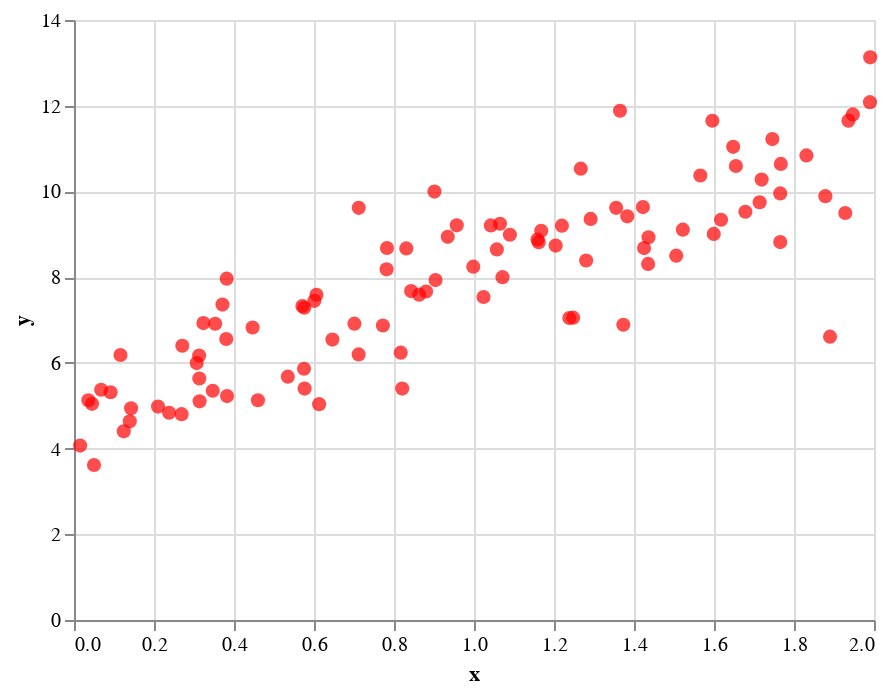

The notebook cell this image was saved under:
### Markdown cell above
The chart below shows the generated dataset.

### Code cell
origin_chart = make_point_plot(X,y)

#show the chart
origin_chart

### Figure 1 — Vega-Lite specification as saved in the notebook (floating-point values rounded to 4 significant figures)
{"config": {"view": {"continuousWidth": 400, "continuousHeight": 300}}, "data": {"name": "data-13c2892f2906ceb3885f6de89a3b3e60"}, "mark": {"type": "point", "color": "red", "filled": true, "size": 50}, "encoding": {"x": {"type": "quantitative", "field": "x"}, "y": {"type": "quantitative", "field": "y"}}, "$schema": "https://vega.github.io/schema/vega-lite/v4.0.2.json", "datasets": {"data-13c2892f2906ceb3885f6de89a3b3e60": [{"x": 1.22, "y": 9.201}, {"x": 1.09, "y": 8.988}, {"x": 1.648, "y": 11.04}, {"x": 0.8308, "y": 8.67}, {"x": 1.248, "y": 7.055}, {"x": 1.878, "y": 9.89}, {"x": 0.3067, "y": 5.994}, {"x": 0.7117, "y": 6.197}, {"x": 0.5757, "y": 7.287}, {"x": 1.435, "y": 8.309}, {"x": 1.767, "y": 10.64}, {"x": 0.7118, "y": 9.617}, {"x": 0.1244, "y": 4.402}, {"x": 0.9982, "y": 8.244}, {"x": 1.714, "y": 9.747}, {"x": 1.89, "y": 6.611}, {"x": 1.422, "y": 9.635}, {"x": 0.3235, "y": 6.928}, {"x": 1.766, "y": 9.954}, {"x": 0.8206, "y": 5.4}, {"x": 0.269, "y": 4.803}, {"x": 0.7722, "y": 6.873}, {"x": 1.425, "y": 8.679}, {"x": 0.3128, "y": 6.17}, {"x": 0.2708, "y": 6.399}, {"x": 1.522, "y": 9.107}, {"x": 1.719, "y": 10.28}, {"x": 0.646, "y": 6.543}, {"x": 0.4465, "y": 6.825}, {"x": 0.04997, "y": 3.616}, {"x": 0.1395, "y": 4.635}, {"x": 1.057, "y": 8.647}, {"x": 1.159, "y": 8.877}, {"x": 0.3468, "y": 5.349}, {"x": 0.3132, "y": 5.635}, {"x": 1.28, "y": 8.389}, {"x": 1.947, "y": 11.8}, {"x": 0.9344, "y": 8.94}, {"x": 1.383, "y": 9.419}, {"x": 1.618, "y": 9.339}, {"x": 1.071, "y": 8.0}, {"x": 0.09143, "y": 5.313}, {"x": 0.8802, "y": 7.665}, {"x": 0.3826, "y": 5.225}, {"x": 0.04514, "y": 5.044}, {"x": 0.314, "y": 5.101}, {"x": 1.99, "y": 13.13}, {"x": 1.162, "y": 8.814}, {"x": 0.3711, "y": 7.36}, {"x": 1.365, "y": 11.88}, {"x": 0.6128, "y": 5.037}, {"x": 1.204, "y": 8.737}, {"x": 1.936, "y": 11.65}, {"x": 0.03587, "y": 5.126}, {"x": 1.238, "y": 7.047}, {"x": 0.9569, "y": 9.209}, {"x": 0.3806, "y": 6.556}, {"x": 0.0679, "y": 5.372}, {"x": 1.506, "y": 8.502}, {"x": 0.6062, "y": 7.588}, {"x": 0.2377, "y": 4.836}, {"x": 1.373, "y": 6.89}, {"x": 0.8629, "y": 7.591}, {"x": 1.267, "y": 10.53}, {"x": 0.8428, "y": 7.674}, {"x": 1.928, "y": 9.498}, {"x": 0.9039, "y": 7.931}, {"x": 0.8169, "y": 6.238}, {"x": 0.5765, "y": 5.4}, {"x": 1.042, "y": 9.206}, {"x": 1.566, "y": 10.37}, {"x": 1.292, "y": 9.359}, {"x": 1.831, "y": 10.84}, {"x": 0.01536, "y": 4.069}, {"x": 0.571, "y": 7.328}, {"x": 0.4598, "y": 5.129}, {"x": 0.2101, "y": 4.979}, {"x": 0.3817, "y": 7.965}, {"x": 0.3531, "y": 6.912}, {"x": 0.1427, "y": 4.938}, {"x": 0.1163, "y": 6.183}, {"x": 1.746, "y": 11.22}, {"x": 1.355, "y": 9.617}, {"x": 1.024, "y": 7.538}, {"x": 1.065, "y": 9.247}, {"x": 0.9011, "y": 9.997}, {"x": 0.6009, "y": 7.447}, {"x": 1.655, "y": 10.59}, {"x": 0.701, "y": 6.915}, {"x": 0.7814, "y": 8.183}, {"x": 1.168, "y": 9.084}, {"x": 0.5345, "y": 5.678}, {"x": 1.99, "y": 12.08}, {"x": 1.678, "y": 9.526}, {"x": 0.7824, "y": 8.681}, {"x": 1.599, "y": 9.009}, {"x": 1.596, "y": 11.65}, {"x": 1.436, "y": 8.931}, {"x": 1.766, "y": 8.818}, {"x": 0.575, "y": 5.863}]}}
